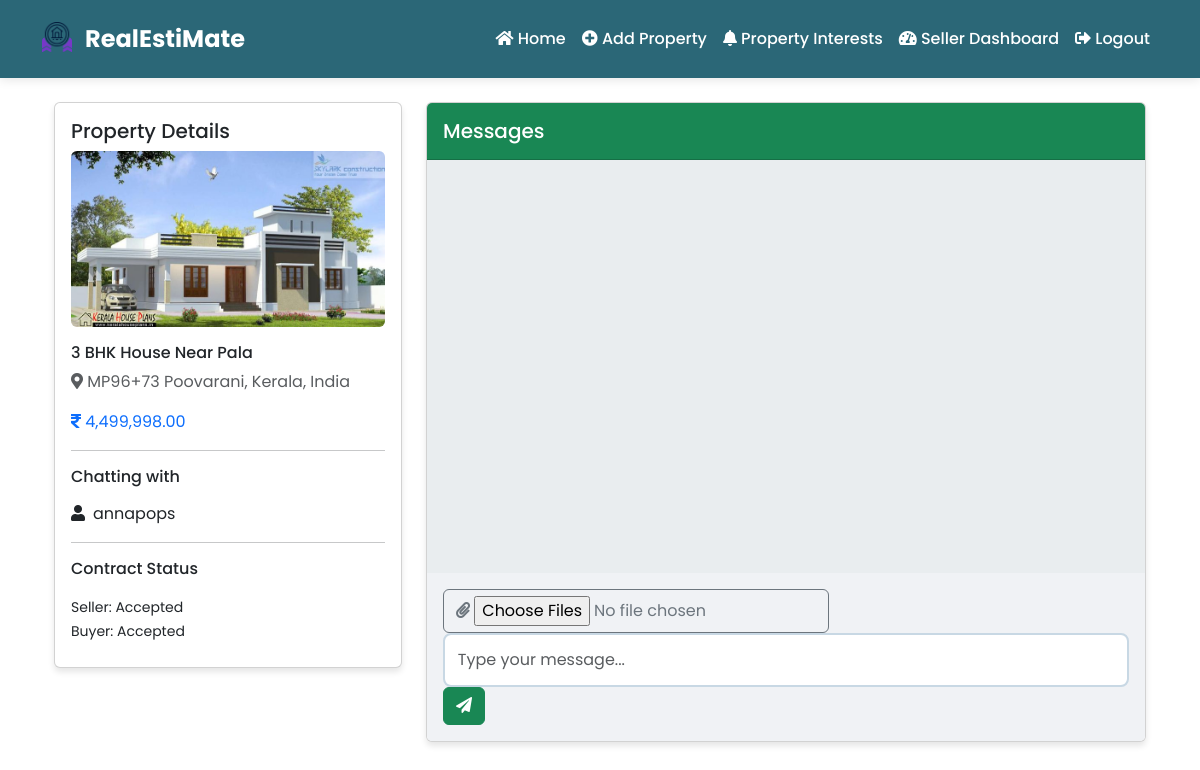
The app's page /chat/property/2/chat/1 (signed in) with its own data.
### app/models/property.py (models this page shows, shortened)
class Property(db.Model):
    id = db.Column(db.Integer, primary_key=True)
    title = db.Column(db.String(100), nullable=False)
    description = db.Column(db.Text)
    price = db.Column(db.Float, nullable=False)
    property_type = db.Column(db.String(50))  # 'house', 'apartment', 'plot'
    location = db.Column(db.String(100), nullable=False)
    latitude = db.Column(db.Float)
    longitude = db.Column(db.Float)
    area = db.Column(db.Float)  # in square feet
    area_unit = db.Column(db.String(20), default='sq_ft')
    bedrooms = db.Column(db.Integer)
    bathrooms = db.Column(db.Integer)
    floor = db.Column(db.Integer)  # for apartments
    total_floors = db.Column(db.Integer)
    plot_dimensions = db.Column(db.String(50))  # e.g., "40x60"
    corner_plot = db.Column(db.Boolean, default=False)
    facing = db.Column(db.String(20))  # North, South, East, West
    image_filename = db.Column(db.String(255))
    image_url = db.Column(db.String(255))
    created_at = db.Column(db.DateTime, default=datetime.utcnow)
    user_id = db.Column(db.Integer, db.ForeignKey('user.id'), nullable=False)
    is_available = db.Column(db.Boolean, default=True)
    is_verified = db.Column(db.Boolean, default=False)
    verification_status = db.Column(db.String(20), default='pending')  # pending, approved, rejected
    admin_feedback = db.Column(db.Text)  # For rejection reason
    verified_at = db.Column(db.DateTime)
    verified_by = db.Column(db.Integer, db.ForeignKey('user.id'), nullable=True)
    interests = db.relationship('PropertyInterest', lazy='dynamic', cascade='all, delete-orphan')
    images = db.relationship('PropertyImage', back_populates='property', cascade='all, delete-orphan')
    documents = db.relationship('PropertyDocument', back_populates='property', cascade='all, delete-orphan')

### app/models/user.py (models this page shows, shortened)
class User(UserMixin, db.Model):
    id = db.Column(db.Integer, primary_key=True)
    username = db.Column(db.String(64), unique=True, nullable=False)
    email = db.Column(db.String(120), unique=True, nullable=False)
    password_hash = db.Column(db.String(128))
    is_admin = db.Column(db.Boolean, default=False)
    active = db.Column(db.Boolean, default=True)
    phone_number = db.Column(db.String(20))
    address = db.Column(db.String(200))
    city = db.Column(db.String(100))
    state = db.Column(db.String(100))
    zip_code = db.Column(db.String(20))
    preferred_property_type = db.Column(db.String(50))
    preferred_location = db.Column(db.String(100))
    min_price = db.Column(db.Float)
    max_price = db.Column(db.Float)
    min_bedrooms = db.Column(db.Integer)
    preferred_latitude = db.Column(db.Float)
    preferred_longitude = db.Column(db.Float)
    user_type = db.Column(db.String(20), nullable=False, default='buyer')  # 'buyer' or 'seller'
    company_name = db.Column(db.String(100))  # For sellers/agents
    license_number = db.Column(db.String(50))  # For sellers/agents
    verified_seller = db.Column(db.Boolean, default=False)
    preferred_proximity = db.Column(db.Float, default=10.0)  # Default 10km radius
    properties = db.relationship(
        'Property',
        backref='owner',
        lazy=True,
        foreign_keys='Property.user_id'
    )
    verified_properties = db.relationship(
        'Property',
        backref='verified_by_admin',
        lazy=True,
        foreign_keys='Property.verified_by'
    )
    wishlisted_properties = db.relationship('Property',
                                          secondary='wishlist',
                                          backref=db.backref('wishlisted_by', lazy='dynamic'))
    @property
    def is_active(self):
        return self.active

### app/models/contract.py (models this page shows)
class Contract(db.Model):
    id = db.Column(db.Integer, primary_key=True)
    property_id = db.Column(db.Integer, db.ForeignKey('property.id'), nullable=False)
    seller_id = db.Column(db.Integer, db.ForeignKey('user.id'), nullable=False)
    buyer_id = db.Column(db.Integer, db.ForeignKey('user.id'), nullable=False)
    price = db.Column(db.Float, nullable=False)
    advance_payment = db.Column(db.Float, nullable=False)
    payment_deadline = db.Column(db.DateTime, nullable=False)
    terms = db.Column(db.Text, nullable=False)
    created_at = db.Column(db.DateTime, default=datetime.utcnow)
    seller_accepted = db.Column(db.Boolean, default=False)
    buyer_accepted = db.Column(db.Boolean, default=False)
    advance_payment_made = db.Column(db.Boolean, default=False)
    full_payment_made = db.Column(db.Boolean, default=False)
    full_payment_date = db.Column(db.DateTime)
    status = db.Column(db.String(20), default='pending')  # pending, active, completed, cancelled
    property = db.relationship('Property', backref='contracts')
    seller = db.relationship('User', foreign_keys=[seller_id], backref='seller_contracts')
    buyer = db.relationship('User', foreign_keys=[buyer_id], backref='buyer_contracts')

### app/routes/chat.py (the view, shortened to what this page needs)
@bp.route('/property/<int:property_id>/chat/<int:other_user_id>')
@login_required
def property_chat(property_id, other_user_id):
    property = Property.query.get_or_404(property_id)
    chat = Chat.query.filter(
        Chat.property_id == property_id,
        ((Chat.buyer_id == current_user.id) & (Chat.seller_id == other_user_id)) |
        ((Chat.seller_id == current_user.id) & (Chat.buyer_id == other_user_id))
    ).first()
    messages = ChatMessage.query.filter_by(chat_id=chat.id).order_by(ChatMessage.created_at).all()
    contract = Contract.query.filter_by(
        property_id=property_id,
        buyer_id=chat.buyer_id,
        seller_id=chat.seller_id
    ).first()
    return render_template('chat/property_chat.html',
                         chat=chat,
                         messages=messages,
                         contract=contract,
                         hide_ai_chat=True)

### app/templates/chat/property_chat.html (shortened to what this page needs)
{% extends "base.html" %}
{% block content %}
<div class="container">
    <div class="row">
        <div class="col-md-4">
            <div class="card mb-4 sticky-top" style="top: 1rem;">
                <div class="card-body">
                    <h5 class="card-title">Property Details</h5>
                    <img src="{{ chat.property.image_url or url_for('static', filename='images/default-property.jpg') }}"
                         class="img-fluid mb-3 rounded" alt="{{ chat.property.title }}">
                    <h6>{{ chat.property.title }}</h6>
                    <p class="text-muted">
                        <i class="fas fa-map-marker-alt"></i> {{ chat.property.location }}
                    </p>
                    <p class="text-primary">
                        <i class="fas fa-rupee-sign"></i> {{ "{:,.2f}".format(chat.property.price) }}
                    </p>
                    <hr>
                    <h6 class="mb-3">Chatting with</h6>
                    <div class="d-flex align-items-center">
                        <div class="user-avatar me-2">
                            <i class="fas fa-user"></i>
                        </div>
                        <div>
                            <p class="mb-0">
                                {% if current_user.user_type == 'buyer' %}
                                    {{ chat.seller.username }}
                                {% else %}
                                    {{ chat.buyer.username }}
                                {% endif %}
                            </p>
                        </div>
                    </div>
                    {% if contract %}
                        <hr>
                        <div class="contract-actions">
                            <h6 class="mb-3">Contract Status</h6>
                            <p class="mb-2">
                                <small>Seller: {{ "Accepted" if contract.seller_accepted else "Pending" }}</small><br>
                                <small>Buyer: {{ "Accepted" if contract.buyer_accepted else "Pending" }}</small>
                            </p>
                        </div>
                    {% endif %}
                </div>
            </div>
        </div>
<div class="col-md-8">
    <div class="card property-chat">
        <div class="card-header bg-success text-white py-3">
            <h5 class="mb-0">Messages</h5>
        </div>
        <div class="card-body chat-messages" id="chatMessages">
        </div>
        <div class="card-footer">
            <form id="messageForm" class="message-form">
                <button type="button" class="btn btn-outline-secondary btn-attach" id="attachButton">
                    <i class="fas fa-paperclip"></i>
                    <input type="file" id="fileInput" accept=".pdf,.doc,.docx,.txt,.jpg,.jpeg,.png" multiple>
                </button>
                <input type="text" class="form-control" id="messageInput" placeholder="Type your message...">
                <button class="btn btn-success btn-send" type="submit">
                    <i class="fas fa-paper-plane"></i>
                </button>
            </form>
        </div>
    </div>
</div>
    </div>
</div>
{% endblock %}

### app/static/css/style.css (style rules this page uses)
:root { --primary-color: #2b6777; --secondary-color: #52ab98; --accent-color: #c8d8e4; --dark-bg: #2b6777; --light-bg: #f2f2f2; --text-dark: #333333; --text-light: #ffffff; }
body { font-family: 'Poppins', sans-serif; overflow-x: hidden; }
.card { transition: transform 0.2s; box-shadow: 0 4px 6px rgba(0, 0, 0, 0.1); }
.form-control { border: 2px solid var(--accent-color); padding: 0.8rem; border-radius: 8px; transition: all 0.3s ease; }
.card.property-chat { display: flex; flex-direction: column; height: 80vh; }
.card.property-chat .chat-messages { flex: 1; padding: 1rem; background: #e9edef; display: flex; flex-direction: column; gap: 1rem; overflow-y: scroll; min-height: 300px; max-height: calc(80vh - 140px); }
.card.property-chat .card-footer { background: #f0f2f5; border-top: none; padding: 1rem; }

### app/static/css/chat.css (style rules this page uses)
#chatMessages { display: flex; flex-direction: column; }
.chat-messages { flex: 1; overflow-y: auto; padding: 20px; background: #f8f9fa; }

### records on screen
Property: property (picture), property "3 BHK House Near Pala", property.location "MP96+73 Poovarani, Kerala, India", property.price "4,499,998.00"
User: buyer.username "annapops"
Contract: seller_accepted "Accepted", buyer_accepted "Accepted"
